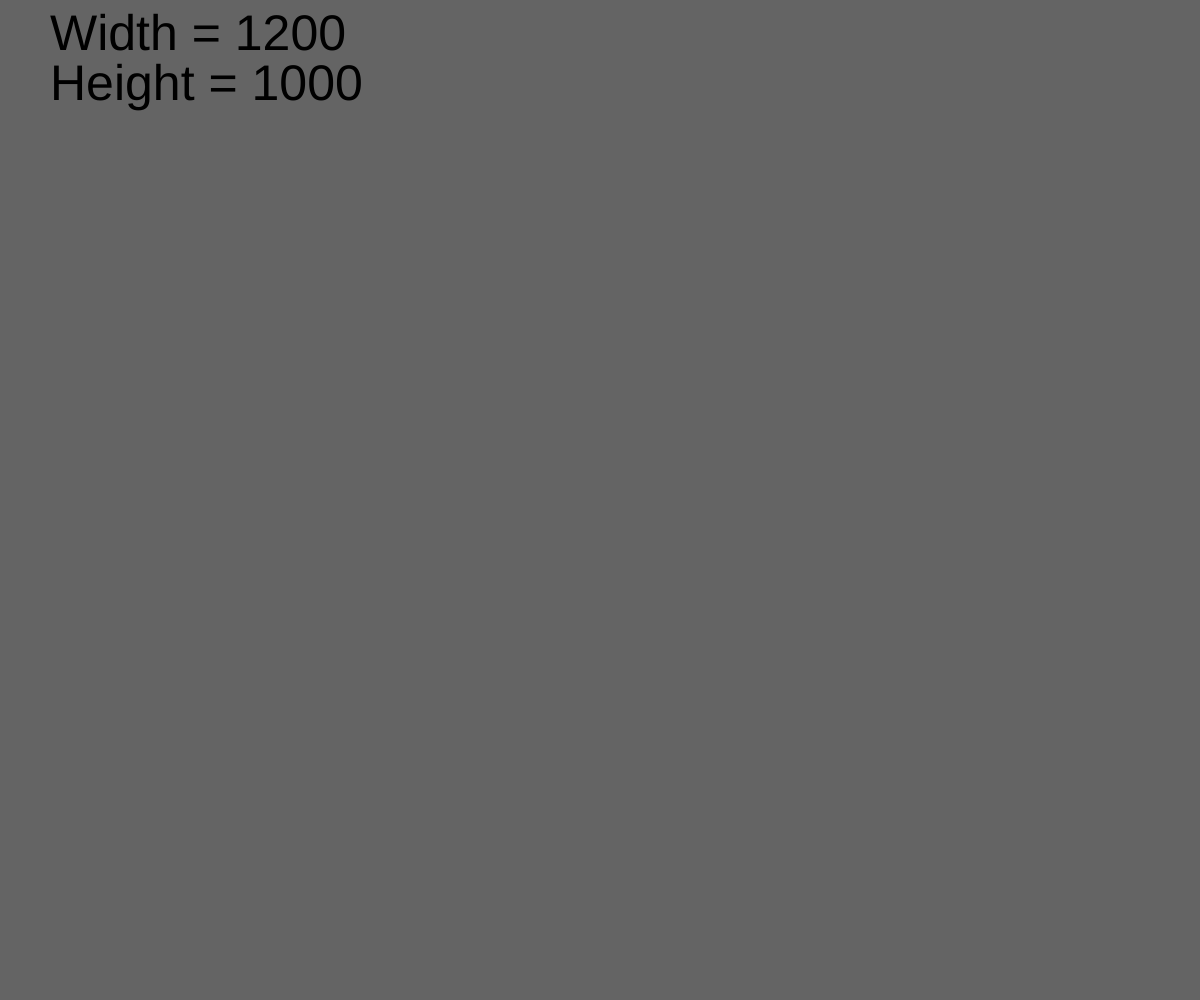
Frame 1 (no input)
Frame 60 (no input): identical to frame 1, image omitted
Frame 120 (the mouse pressed at the canvas centre since frame 60): identical to frame 1, image omitted

The p5.js sketch that drew this single still picture (run headless with seeded random() and noise() and a simulated clock; from frame 60 on, the mouse is pressed at the canvas centre):

// p5.js sketch
// ── sketch.js
function setup() {
  createCanvas(windowWidth, windowHeight);
}

function draw() {
  background(100);
  textSize(50)
  text('Width = ' + windowWidth,50,50)
  text('Height = ' + windowHeight,50,100)
}
